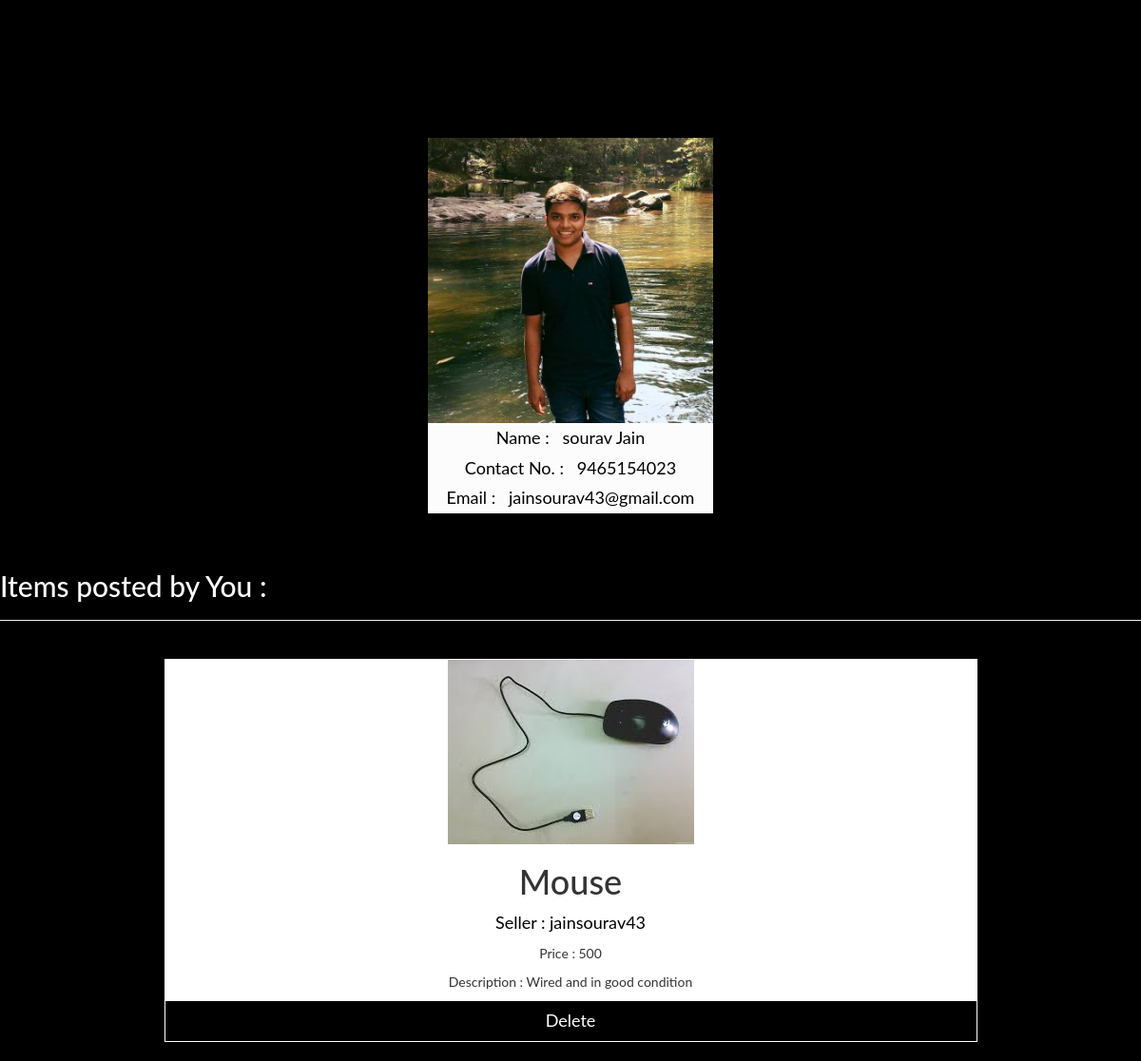
/main/jainsourav43/profile/, run on an earlier commit of the app's database.
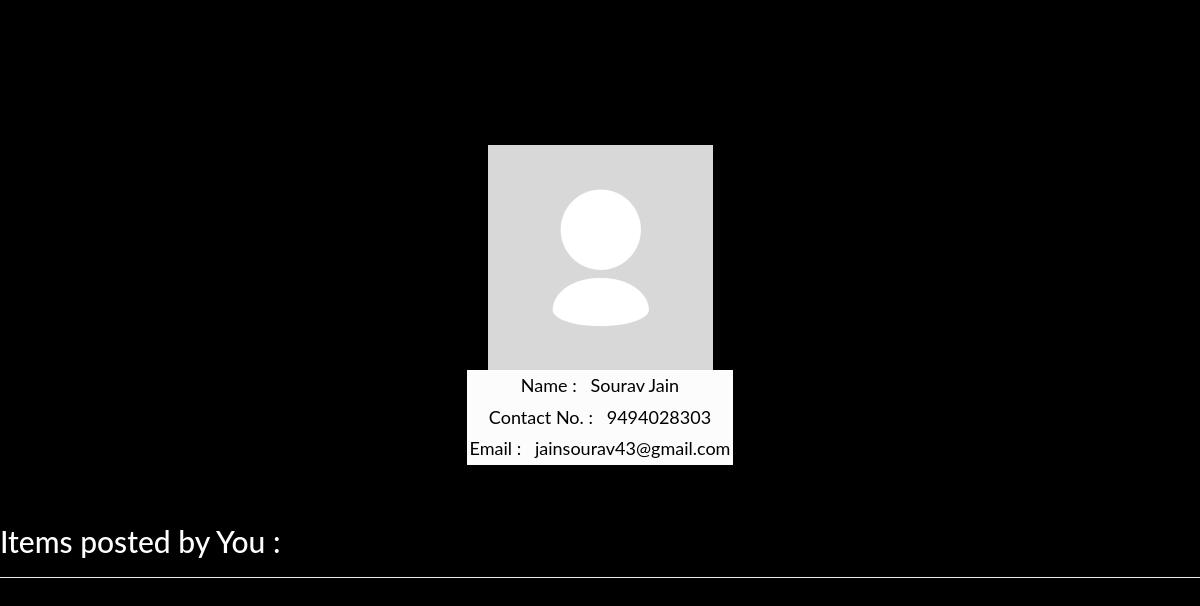
And on a later commit of the database.
### BuyandSell/models.py (models this page shows)
class UserProfile(models.Model):
	name = models.CharField(max_length=100,default="ram")
	user = models.OneToOneField(User,on_delete=models.CASCADE,primary_key=True)
	email= models.EmailField()
	contactno=models.CharField(max_length=10)
	image=models.FileField(default='jon.png')

class item(models.Model):
	item_name=models.CharField(max_length=100)
	item_id=models.CharField(max_length=50)
	price  = models.CharField(max_length=50)
	username = models.CharField(max_length=50)
	description =models.CharField(max_length=100)
	image=models.FileField()
	available =models.BooleanField(default=False)
	report=models.FileField(null=True)

### BuyandSell/views.py (the view)
# urls.py: url(r'^(?P<username>[\w-]+)/profile/$', views.profile,name='profile'),
def profile(request,username):
	print("we are in profile now ")
	result =item.objects.filter(username =username)
	u = get_object_or_404(User, username=username)
	me=UserProfile.objects.filter(user=u)
	return render(request,'BuyandSell/profile.html' ,{'obj2':me,'obj' :result})

### BuyandSell/templates/BuyandSell/profile.html (shortened to what this page needs)
<!doctype html>
<html lang="en">
<head>
  {%load static%}
  <link rel="stylesheet" href="https://maxcdn.bootstrapcdn.com/bootstrap/3.3.7/css/bootstrap.min.css">
	<link rel="stylesheet" href = "{% static 'BuyandSell/style.css' %}">
</head>
<body>
	<div class = "my-container">
		<div class = "style_prevu_kit card-container">
				{% for i in obj2 %}
				<img src = "{{i.image.url}}" class ="card-img" />
				<div class = "card-details">
					Name : &nbsp; {{i.name}}
				</div>
				<div class = "card-details">
					Contact No. : &nbsp; {{i.contactno}}
				</div>
				<div class = "card-details">
					Email : &nbsp; {{i.email}}
				</div>
				{%endfor%}
		</div>
	</div>
	<div class="page-header" style="color:white;">
		<h2>
		Items posted by You :
		</h2>
	</div>
 	{% for i in obj %}
	<div class = "container">
			<div class = "item_temp">
				<img src = "{{ i.image.url }}" class = "item_image">
				<h1>{{i.item_name}}</h1>
				  <p class="title">Seller : {{i.username}}</p>
				  <p>Price : {{i.price}}</p>
				  <p>Description : {{i.description}}</p>
				  <a href="{% url 'BuyandSell:deleteme' i.item_name %}">
				  <button>Delete</button>
				  </a>
			</div>
	</div>
	{%endfor%}
</body>
</html>

### BuyandSell/static/BuyandSell/style.css (style rules this page uses)
body { font-family: "Lato", sans-serif; background-color: black; }
.my-container { width : 100%; text-align: center; margin-top: 125px; }
.card-container { box-shadow: 0 4px 8px 0 rgba(0, 0, 0, 0.2); background-color: black; max-width : 300px; margin-top: 20px; margin-bottom: 20px; margin-left: auto; margin-right: auto; text-align: center; border-radius: 5px; height:auto; }
.card-details { width : 100%; font-size: 18px; background-color: #fcfcfc; font-family: "Lato", sans-serif; color:black; padding: 3px; }
.card-img { max-width : inherit; max-height: 300px; }
.style_prevu_kit { display:inline-block; border:0; -webkit-transition: all 200ms ease-in; -webkit-transform: scale(1); -ms-transition: all 200ms ease-in; -ms-transform: scale(1); -moz-transition: all 200ms ease-in; -moz-transform: scale(1); transition: all 200ms ease-in; transform: scale(1); margin-top: 20px; margin-bottom: 20px; margin-left: auto; margin-right: auto; text-align: center; border-radius: 5px; height:auto; }

What changed in the data, as far as the page shows it:
removed UserProfile: image (picture), name "sourav Jain", contactno "9465154023", email "jainsourav43@gmail.com"
removed item: image (picture), item_name "Mouse", username "jainsourav43", price "500", description "Wired and in good condition"
added UserProfile: image (picture), name "Sourav Jain", contactno "9494028303", email "jainsourav43@gmail.com"
